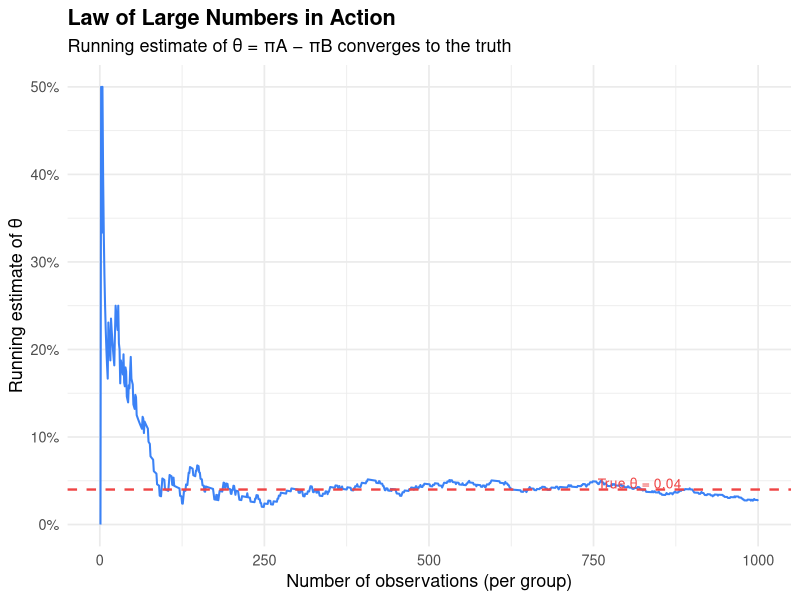
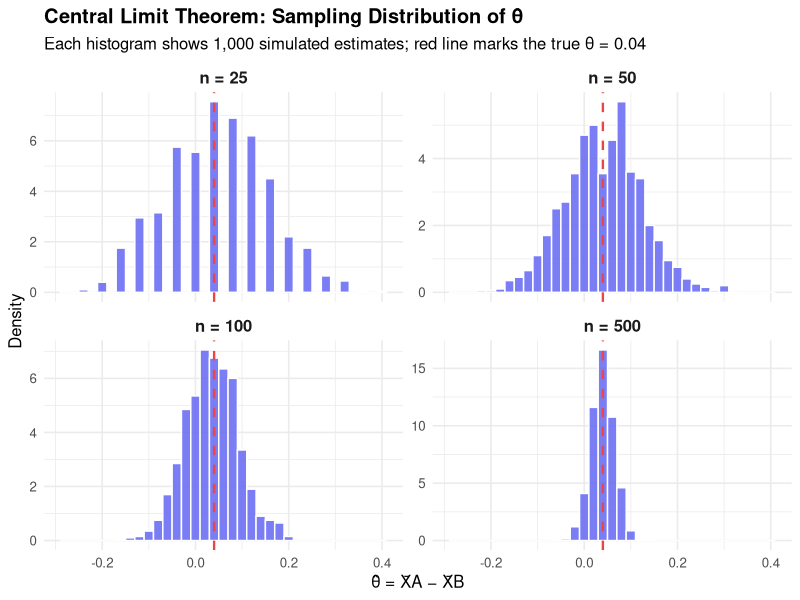

Reproduce these figures in R, in order.
## ---- chunk 1
#| label: setup
#| echo: false

.libPaths(c("~/R/library", .libPaths()))
library(ggplot2)
library(dplyr)
library(broom)
set.seed(42)
## ---- chunk 2
#| label: simulate-data

set.seed(42)

pi_A <- 0.22
pi_B <- 0.18
n    <- 1000

draws_A <- rbinom(n, 1, pi_A)
draws_B <- rbinom(n, 1, pi_B)

cat("Sample proportion A:", round(mean(draws_A), 4), "\n")
cat("Sample proportion B:", round(mean(draws_B), 4), "\n")
cat("Estimated difference:", round(mean(draws_A) - mean(draws_B), 4), "\n")
## ---- chunk 3
#| label: lln-plot
#| echo: true

diffs      <- draws_A - draws_B
cumulative <- cumsum(diffs) / seq_along(diffs)

lln_df <- data.frame(n = seq_along(cumulative), est = cumulative)

ggplot(lln_df, aes(x = n, y = est)) +
  geom_line(color = "#3B82F6", linewidth = 0.7) +
  geom_hline(yintercept = 0.04, linetype = "dashed",
             color = "#EF4444", linewidth = 0.8) +
  annotate("text", x = 820, y = 0.047,
           label = "True θ = 0.04", color = "#EF4444", size = 3.5) +
  scale_y_continuous(labels = scales::percent_format(accuracy = 1)) +
  labs(
    title    = "Law of Large Numbers in Action",
    subtitle = "Running estimate of θ = πA − πB converges to the truth",
    x        = "Number of observations (per group)",
    y        = "Running estimate of θ"
  ) +
  theme_minimal(base_size = 13) +
  theme(plot.title = element_text(face = "bold"))
## ---- chunk 4
#| label: bootstrap
#| echo: true

B           <- 1000
boot_thetas <- numeric(B)

for (b in 1:B) {
  samp_A         <- sample(draws_A, n, replace = TRUE)
  samp_B         <- sample(draws_B, n, replace = TRUE)
  boot_thetas[b] <- mean(samp_A) - mean(samp_B)
}

boot_se <- sd(boot_thetas)

# Analytical SE
pi_hat_A    <- mean(draws_A)
pi_hat_B    <- mean(draws_B)
analytic_se <- sqrt(pi_hat_A * (1 - pi_hat_A) / n +
                    pi_hat_B * (1 - pi_hat_B) / n)

# 95% CI
theta_hat <- pi_hat_A - pi_hat_B
ci_lo <- theta_hat - 1.96 * boot_se
ci_hi <- theta_hat + 1.96 * boot_se
## ---- chunk 5
#| label: se-table
#| echo: false

se_df <- data.frame(
  Method       = c("Bootstrap", "Analytical"),
  `Std. Error` = c(round(boot_se, 5), round(analytic_se, 5))
)
knitr::kable(se_df, caption = "Standard Error Comparison", align = "lr")
## ---- chunk 6
#| label: clt-plot
#| echo: true
#| fig-width: 9
#| fig-height: 7

sample_sizes <- c(25, 50, 100, 500)
reps         <- 1000

clt_list <- lapply(sample_sizes, function(s) {
  thetas <- replicate(reps, {
    mean(rbinom(s, 1, pi_A)) - mean(rbinom(s, 1, pi_B))
  })
  data.frame(
    n = s,
    theta_hat = thetas,
    n_label = paste0("n = ", s)
  )
})

clt_data <- do.call(rbind, clt_list)
clt_data$n_label <- factor(
  clt_data$n_label,
  levels = paste0("n = ", sample_sizes)
)

ggplot(clt_data, aes(x = theta_hat)) +
  geom_histogram(
    aes(y = after_stat(density)),
    bins = 35,
    fill = "#6366F1",
    color = "white",
    alpha = 0.85
  ) +
  geom_vline(
    xintercept = 0.04,
    color = "#EF4444",
    linetype = "dashed",
    linewidth = 0.8
  ) +
  facet_wrap(~n_label, scales = "free_y") +
  labs(
    title    = "Central Limit Theorem: Sampling Distribution of θ̂",
    subtitle = "Each histogram shows 1,000 simulated estimates; red line marks the true θ = 0.04",
    x        = "θ̂ = X̄A − X̄B",
    y        = "Density"
  ) +
  theme_minimal(base_size = 12) +
  theme(
    plot.title = element_text(face = "bold"),
    strip.text = element_text(face = "bold", size = 12)
  )
## ---- chunk 7
#| label: hypothesis-test
#| echo: true

z_stat  <- theta_hat / analytic_se
p_value <- 2 * (1 - pnorm(abs(z_stat)))
## ---- chunk 8
#| label: hyp-table
#| echo: false

hyp_df <- data.frame(
  Statistic = c("Estimated θ", "Standard Error", "z-statistic", "p-value"),
  Value     = c(
    round(theta_hat, 4),
    round(analytic_se, 4),
    round(z_stat, 3),
    formatC(p_value, format = "g", digits = 3)
  )
)
knitr::kable(hyp_df, caption = "Hypothesis Test Results (H₀: θ = 0)", align = "lr")
## ---- chunk 9
#| label: regression
#| echo: true

reg_data <- data.frame(
  Y = c(draws_A, draws_B),
  D = c(rep(1, n), rep(0, n))
)

fit <- lm(Y ~ D, data = reg_data)
## ---- chunk 10
#| label: reg-table
#| echo: false

reg_df <- tidy(fit) |>
  filter(term == "D") |>
  transmute(
    Term          = "D (CTA A indicator)",
    Estimate      = round(estimate, 4),
    `Std. Error`  = round(std.error, 4),
    `t-statistic` = round(statistic, 3),
    `p-value`     = formatC(p.value, format = "g", digits = 3)
  )

knitr::kable(reg_df, caption = "Regression: Y ~ D", align = "lrrrr")
## ---- chunk 11
#| label: peeking-sim
#| echo: true

set.seed(123)
n_sims  <- 10000
peek_ns <- seq(100, 1000, by = 100)
pi_null <- 0.20

false_positives <- replicate(n_sims, {
  A <- rbinom(1000, 1, pi_null)
  B <- rbinom(1000, 1, pi_null)

  any(sapply(peek_ns, function(k) {
    th <- mean(A[1:k]) - mean(B[1:k])
    se <- sqrt(
      mean(A[1:k]) * (1 - mean(A[1:k])) / k +
      mean(B[1:k]) * (1 - mean(B[1:k])) / k
    )
    if (se == 0) return(FALSE)
    2 * (1 - pnorm(abs(th / se))) < 0.05
  }))
})

empirical_fpr <- mean(false_positives)
## ---- chunk 12
#| label: peeking-table
#| echo: false

peek_df <- data.frame(
  Scenario              = c("Single test (α = 0.05)", "Peeking 10 times"),
  `False Positive Rate` = c("5.0%", paste0(round(empirical_fpr * 100, 1), "%"))
)

knitr::kable(
  peek_df,
  caption = "The Cost of Peeking (H₀ true: πA = πB = 0.20)",
  align = "lr"
)
